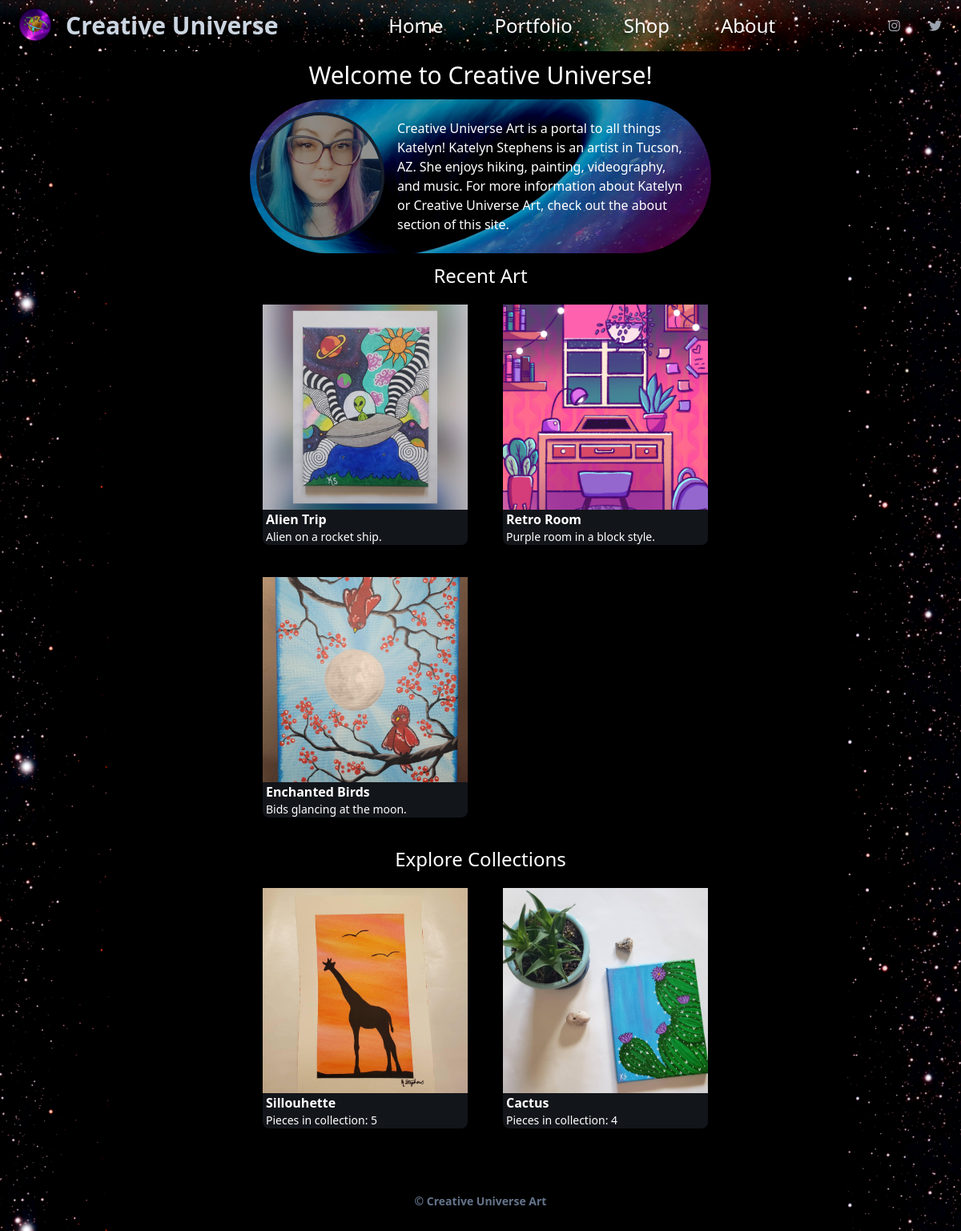
The page / on the database its author committed.
### artpage/models.py (models this page shows, shortened)
class ArtPiece(models.Model):
   title= models.CharField(max_length=50)
   description= models.CharField(max_length=100)
   art_type= models.ForeignKey(ArtType, on_delete=models.CASCADE)
   canvas_size= models.CharField(max_length= 8, blank=True)
   image= models.ImageField(upload_to='artwork/')
   uploaded= models.DateField(auto_now_add=True)
   collection= models.ForeignKey(Collection, blank=True, on_delete=models.PROTECT, null=True)
   objects = models.Manager()
   no_collection = NoCollectionManager()
   creator= models.ForeignKey(Creator, on_delete=models.PROTECT, blank=True, null=True)

class Collection(models.Model):
    name= models.CharField(max_length=50)
    description= models.CharField(max_length=500)
    image= models.ImageField(blank=True, upload_to='collections/')
    last_updated= models.DateTimeField(auto_now=True)
    objects = models.Manager()
    all_collections = CollectionManager()

### home/views.py (the view)
# urls.py: path('', views.HomeView.as_view(), name='home'),
class HomeView(View):
    def get(self, request):
        recent_art = ArtPiece.no_collection.order_by('-uploaded')[:3]
        collections = Collection.all_collections.order_by('-last_updated')[:3]
        context = {'recent_art' : recent_art, 'collections' : collections}
        return render(request, 'homepage.html', context)

### artpage/models.py (called while the page is built)
    def get_queryset(self):
        return super().get_queryset().exclude(name='No Collection')

    def get_queryset(self):
        return super().get_queryset().filter(collection='4')

### home/templates/homepage.html (shortened to what this page needs)
{% extends 'index.html' %}
{% load static %}
{% block content %}
<div class="flex flex-row justify-center px-8">
    <h1 class="text-2xl md:text-3xl my-3">Welcome to Creative Universe!</h1>
</div>
<div class="flex flex-row justify-center">
    <div class="flex flex-row justify-center bg-cover rounded-full w-3/4 py-2 px-2" style="background-image: url('{% static 'blackhole_o.png' %}')">
        <img src="{% static 'headshot.jpg' %}" class="hidden sm:block shrink max-h-32 md:max-h-40 w-auto my-auto rounded-full brightness-75 hover:hue-rotate-60 border-4 border-slate-800" alt="Katelyn Stephens">
        <span class="flex flex-col md:justify-center shrink">
            <p class="px-8 py-8 md:py-4 md:px-4 max-w-screen-md">Creative Universe Art is a portal to all things Katelyn! Katelyn Stephens is an artist in Tucson, AZ. She enjoys hiking, painting, videography, and music.
                For more information about Katelyn or Creative Universe Art, check out the about section of this site.
            </p>
    </div>
</div>
<div class="flex flex-row justify-center px-8">
    <h1 class="text-xl md:text-2xl my-3">Recent Art</h1>
</div>
<div class="grid lg:grid-cols-2 xl:grid-cols-3 gap-10 px-2 py-2 mx-auto w-3/4 xl:w-3/4 mb-4">
    {% if recent_art %}
    {% for art in recent_art %}
    <div class="bg-slate-600 overflow-hidden md:w-64 w-64 mx-2 bg-opacity-25 rounded-b-lg">
        <a href="#" target="_blank" rel="noreferrer"><img src="{{ art.image.url }}" class="h-64 md:h-64 w-full object-cover"alt=""></a>
        <a href="#" target="_blank" rel="noreferrer"><h2 class="font-bold bold_underline pl-1">{{ art.title }}</h2></a>
        <h2 class="font-medium text-sm pl-1">{{ art.description }}</h2>
    </div>
    {% endfor %}
    {% else %}
    <p>No art to display at this time.</p>
    {% endif %}
</div>
<div class="flex flex-row justify-center px-8">
    <h1 class="text-xl md:text-2xl my-3">Explore Collections</h1>
</div>
<div class="grid lg:grid-cols-2 xl:grid-cols-3 gap-10 px-2 py-2 mx-auto w-3/4 xl:w-3/4 mb-4">
    {% if collections %}
    {% for collect in collections %}
    <div class="bg-slate-600 overflow-hidden md:w-64 w-64 mx-2 bg-opacity-25 rounded-b-lg">
        <a href="#" target="_blank" rel="noreferrer"><img src="{{ collect.image.url }}" class="h-64 md:h-64 w-full object-cover"alt=""></a>
        <a href="#" target="_blank" rel="noreferrer"><h2 class="font-bold bold_underline pl-1">{{ collect.name }}</h2></a>
        <h2 class="font-medium text-sm pl-1">Pieces in collection: {{ collect.artpiece_set.count }}</h2>
    </div>
    {% endfor %}
    {% else %}
    <p>No collections to display at this time.</p>
    {% endif %}
</div>
{% endblock %}

### rows shown on the page
ArtPiece: image (picture), title "Alien Trip", description "Alien on a rocket ship."
ArtPiece: image (picture), title "Retro Room", description "Purple room in a block style."
ArtPiece: image (picture), title "Enchanted Birds", description "Bids glancing at the moon."
Collection: image (picture), name "Sillouhette", artpiece_set.count "5"
Collection: image (picture), name "Cactus", artpiece_set.count "4"
